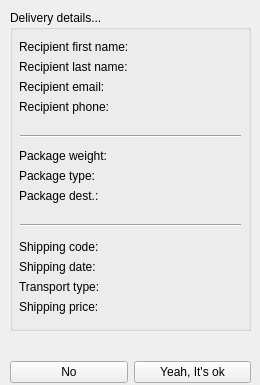
<?xml version="1.0" encoding="UTF-8"?>
<ui version="4.0">
 <class>ConfirmationWindow</class>
 <widget class="QMainWindow" name="ConfirmationWindow">
  <property name="geometry">
   <rect>
    <x>0</x>
    <y>0</y>
    <width>260</width>
    <height>385</height>
   </rect>
  </property>
  <property name="minimumSize">
   <size>
    <width>260</width>
    <height>385</height>
   </size>
  </property>
  <property name="maximumSize">
   <size>
    <width>260</width>
    <height>385</height>
   </size>
  </property>
  <property name="windowTitle">
   <string>It's ok?</string>
  </property>
  <widget class="QWidget" name="centralwidget">
   <widget class="QWidget" name="verticalLayoutWidget">
    <property name="geometry">
     <rect>
      <x>10</x>
      <y>10</y>
      <width>241</width>
      <height>321</height>
     </rect>
    </property>
    <layout class="QVBoxLayout" name="verticalLayout">
     <item>
      <widget class="QGroupBox" name="groupBox">
       <property name="title">
        <string>Delivery details...</string>
       </property>
       <widget class="QWidget" name="formLayoutWidget">
        <property name="geometry">
         <rect>
          <x>9</x>
          <y>30</y>
          <width>221</width>
          <height>81</height>
         </rect>
        </property>
        <layout class="QFormLayout" name="formLayout">
         <item row="0" column="0">
          <widget class="QLabel" name="label">
           <property name="text">
            <string>Recipient first name:</string>
           </property>
          </widget>
         </item>
         <item row="0" column="1">
          <widget class="QLabel" name="fname">
           <property name="text">
            <string/>
           </property>
          </widget>
         </item>
         <item row="1" column="0">
          <widget class="QLabel" name="label_3">
           <property name="text">
            <string>Recipient last name: </string>
           </property>
          </widget>
         </item>
         <item row="1" column="1">
          <widget class="QLabel" name="lname">
           <property name="text">
            <string/>
           </property>
          </widget>
         </item>
         <item row="2" column="0">
          <widget class="QLabel" name="label_5">
           <property name="text">
            <string>Recipient email: </string>
           </property>
          </widget>
         </item>
         <item row="2" column="1">
          <widget class="QLabel" name="email">
           <property name="text">
            <string/>
           </property>
          </widget>
         </item>
         <item row="3" column="0">
          <widget class="QLabel" name="label_7">
           <property name="text">
            <string>Recipient phone: </string>
           </property>
          </widget>
         </item>
         <item row="3" column="1">
          <widget class="QLabel" name="phone">
           <property name="text">
            <string/>
           </property>
          </widget>
         </item>
        </layout>
       </widget>
       <widget class="QWidget" name="formLayoutWidget_2">
        <property name="geometry">
         <rect>
          <x>9</x>
          <y>139</y>
          <width>221</width>
          <height>61</height>
         </rect>
        </property>
        <layout class="QFormLayout" name="formLayout_2">
         <item row="0" column="0">
          <widget class="QLabel" name="label_9">
           <property name="text">
            <string>Package weight: </string>
           </property>
          </widget>
         </item>
         <item row="0" column="1">
          <widget class="QLabel" name="weight">
           <property name="text">
            <string/>
           </property>
          </widget>
         </item>
         <item row="1" column="0">
          <widget class="QLabel" name="label_11">
           <property name="text">
            <string>Package type: </string>
           </property>
          </widget>
         </item>
         <item row="1" column="1">
          <widget class="QLabel" name="type">
           <property name="text">
            <string/>
           </property>
          </widget>
         </item>
         <item row="2" column="0">
          <widget class="QLabel" name="label_12">
           <property name="text">
            <string>Package dest.: </string>
           </property>
          </widget>
         </item>
         <item row="2" column="1">
          <widget class="QLabel" name="destination">
           <property name="text">
            <string/>
           </property>
          </widget>
         </item>
        </layout>
       </widget>
       <widget class="QWidget" name="formLayoutWidget_3">
        <property name="geometry">
         <rect>
          <x>9</x>
          <y>230</y>
          <width>221</width>
          <height>81</height>
         </rect>
        </property>
        <layout class="QFormLayout" name="formLayout_3">
         <item row="0" column="0">
          <widget class="QLabel" name="label_13">
           <property name="text">
            <string>Shipping code: </string>
           </property>
          </widget>
         </item>
         <item row="0" column="1">
          <widget class="QLabel" name="code">
           <property name="text">
            <string/>
           </property>
          </widget>
         </item>
         <item row="1" column="0">
          <widget class="QLabel" name="label_15">
           <property name="text">
            <string>Shipping date: </string>
           </property>
          </widget>
         </item>
         <item row="1" column="1">
          <widget class="QLabel" name="date">
           <property name="text">
            <string/>
           </property>
          </widget>
         </item>
         <item row="2" column="0">
          <widget class="QLabel" name="label_17">
           <property name="text">
            <string>Transport type: </string>
           </property>
          </widget>
         </item>
         <item row="2" column="1">
          <widget class="QLabel" name="type_2">
           <property name="text">
            <string/>
           </property>
          </widget>
         </item>
         <item row="3" column="0">
          <widget class="QLabel" name="label_19">
           <property name="text">
            <string>Shipping price: </string>
           </property>
          </widget>
         </item>
         <item row="3" column="1">
          <widget class="QLabel" name="price">
           <property name="text">
            <string/>
           </property>
          </widget>
         </item>
        </layout>
       </widget>
       <widget class="Line" name="line">
        <property name="geometry">
         <rect>
          <x>10</x>
          <y>116</y>
          <width>221</width>
          <height>21</height>
         </rect>
        </property>
        <property name="orientation">
         <enum>Qt::Horizontal</enum>
        </property>
       </widget>
       <widget class="Line" name="line_2">
        <property name="geometry">
         <rect>
          <x>10</x>
          <y>200</y>
          <width>221</width>
          <height>31</height>
         </rect>
        </property>
        <property name="orientation">
         <enum>Qt::Horizontal</enum>
        </property>
       </widget>
      </widget>
     </item>
    </layout>
   </widget>
   <widget class="QWidget" name="horizontalLayoutWidget">
    <property name="geometry">
     <rect>
      <x>10</x>
      <y>360</y>
      <width>241</width>
      <height>24</height>
     </rect>
    </property>
    <layout class="QHBoxLayout" name="horizontalLayout">
     <item>
      <widget class="QPushButton" name="denyButton">
       <property name="text">
        <string>No</string>
       </property>
      </widget>
     </item>
     <item>
      <widget class="QPushButton" name="acceptButton">
       <property name="text">
        <string>Yeah, It's ok</string>
       </property>
      </widget>
     </item>
    </layout>
   </widget>
   <widget class="QWidget" name="verticalLayoutWidget_2">
    <property name="geometry">
     <rect>
      <x>9</x>
      <y>340</y>
      <width>241</width>
      <height>16</height>
     </rect>
    </property>
    <layout class="QVBoxLayout" name="verticalLayout_2">
     <item>
      <widget class="QLabel" name="status">
       <property name="text">
        <string/>
       </property>
      </widget>
     </item>
    </layout>
   </widget>
  </widget>
 </widget>
 <resources/>
 <connections/>
</ui>
